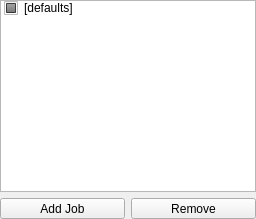
         <widget class="QFrame" name="jobList_frame">
          <property name="sizePolicy">
           <sizepolicy hsizetype="Maximum" vsizetype="Preferred">
            <horstretch>0</horstretch>
            <verstretch>0</verstretch>
           </sizepolicy>
          </property>
          <property name="frameShape">
           <enum>QFrame::NoFrame</enum>
          </property>
          <layout class="QVBoxLayout" name="verticalLayout_5">
           <property name="margin">
            <number>0</number>
           </property>
           <item>
            <widget class="QListWidget" name="jobs_listWidget">
             <property name="alternatingRowColors">
              <bool>true</bool>
             </property>
             <property name="selectionMode">
              <enum>QAbstractItemView::ExtendedSelection</enum>
             </property>
             <property name="sortingEnabled">
              <bool>true</bool>
             </property>
             <item>
              <property name="text">
               <string>[defaults]</string>
              </property>
              <property name="checkState">
               <enum>PartiallyChecked</enum>
              </property>
              <property name="flags">
               <set>ItemIsSelectable|ItemIsDragEnabled|ItemIsEnabled|ItemIsTristate</set>
              </property>
             </item>
            </widget>
           </item>
           <item>
            <layout class="QHBoxLayout" name="jobButtons_horizontalLayout">
             <item>
              <widget class="QToolButton" name="jobAdd_toolButton">
               <property name="sizePolicy">
                <sizepolicy hsizetype="Expanding" vsizetype="Fixed">
                 <horstretch>0</horstretch>
                 <verstretch>0</verstretch>
                </sizepolicy>
               </property>
               <property name="text">
                <string>Add Job</string>
               </property>
               <property name="icon">
                <iconset resource="../../ui/rsc.qrc">
                 <normaloff>:/rsc/rsc/icon_add.png</normaloff>
                 <disabledoff>:/rsc/rsc/icon_add_disabled.png</disabledoff>:/rsc/rsc/icon_add.png</iconset>
               </property>
               <property name="iconSize">
                <size>
                 <width>32</width>
                 <height>32</height>
                </size>
               </property>
               <property name="toolButtonStyle">
                <enum>Qt::ToolButtonTextUnderIcon</enum>
               </property>
              </widget>
             </item>
             <item>
              <widget class="QToolButton" name="jobDelete_toolButton">
               <property name="sizePolicy">
                <sizepolicy hsizetype="Expanding" vsizetype="Fixed">
                 <horstretch>0</horstretch>
                 <verstretch>0</verstretch>
                </sizepolicy>
               </property>
               <property name="text">
                <string>Remove</string>
               </property>
               <property name="icon">
                <iconset resource="../../ui/rsc.qrc">
                 <normaloff>:/rsc/rsc/icon_delete.png</normaloff>
                 <disabledoff>:/rsc/rsc/icon_delete_disabled.png</disabledoff>:/rsc/rsc/icon_delete.png</iconset>
               </property>
               <property name="iconSize">
                <size>
                 <width>32</width>
                 <height>32</height>
                </size>
               </property>
               <property name="toolButtonStyle">
                <enum>Qt::ToolButtonTextUnderIcon</enum>
               </property>
              </widget>
             </item>
            </layout>
           </item>
          </layout>
         </widget>
